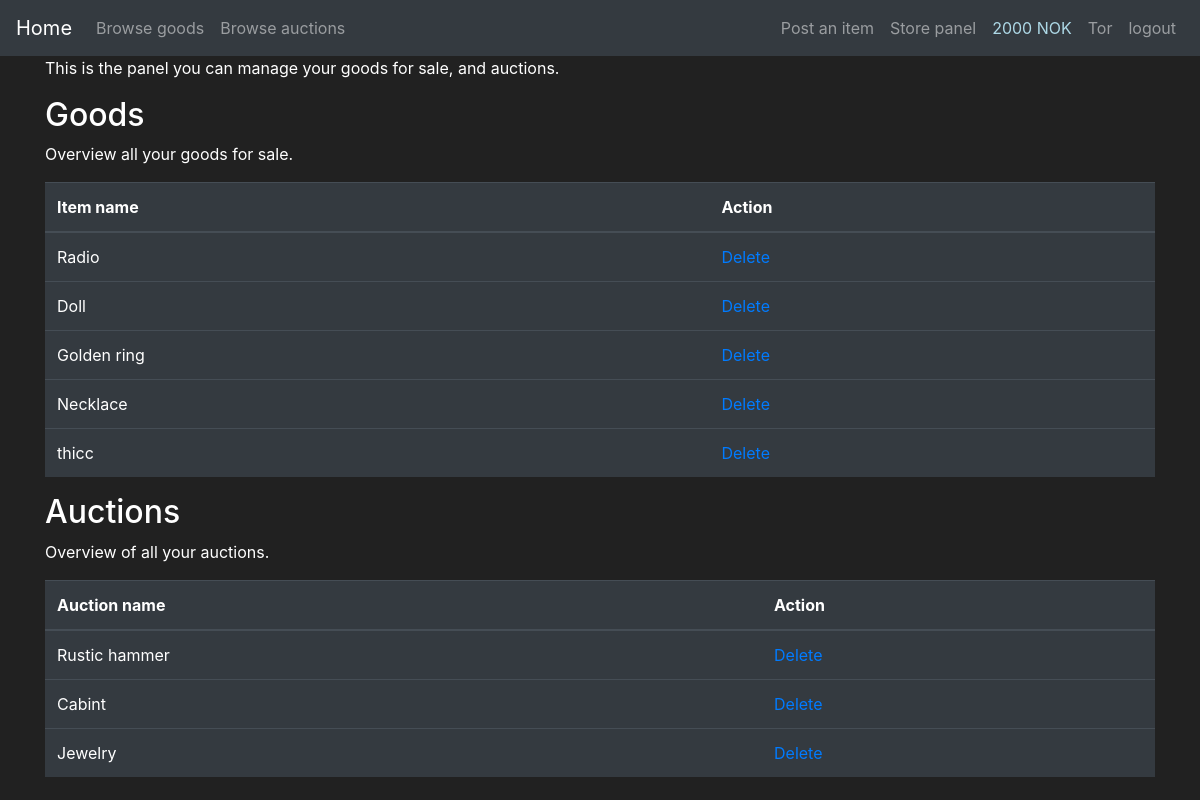
Before: /store_panel (signed in) with the older database file.
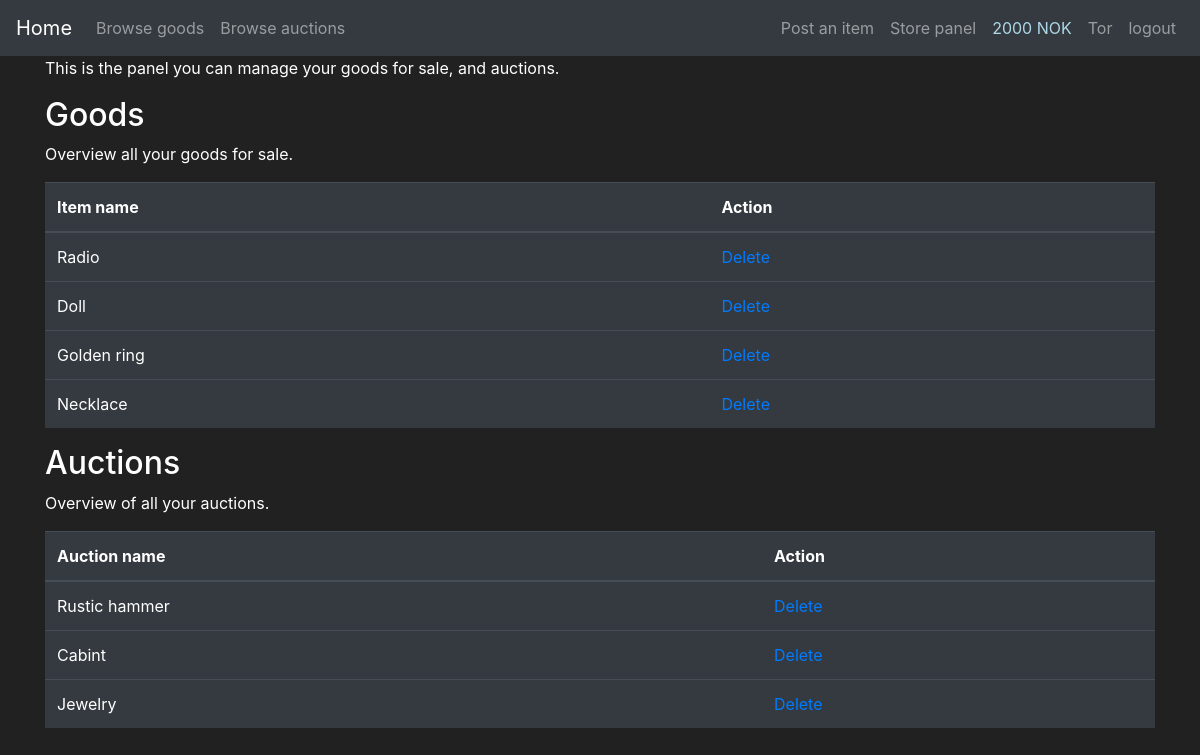
After: the same page with the newer database file.
### app_flask/models.py (models this page shows, shortened)
class Goods(db.Model):
    id = db.Column(db.Integer, primary_key=True)
    name = db.Column(db.String(30), nullable=False)
    description = db.Column(db.String(70), unique=False, nullable=False)
    price = db.Column(db.Integer, unique=False, nullable=False)
    product_number = db.Column(db.String(length=6), nullable=False, unique=True)
    goods_type = db.Column(db.Boolean(), nullable=False, default=False)
    date_created = db.Column(db.DateTime(), default=datetime.utcnow)
    user_owner = db.Column(db.Integer(), db.ForeignKey('user.id'))
    store_owner = db.Column(db.Integer(), db.ForeignKey('store.id'))

### app_flask/main/routes.py (the view)
@bp.route('/store_panel', methods=['GET', 'POST'])
def display_store_panel():
    buy_form = BuyGoodsForm()
    auction_form = AuctionGoodsForm()
    items = db.session.query(Goods, Store).filter(and_(Store.id == Goods.store_owner, Goods.goods_type == 0)).all()
    auction_items = db.session.query(Goods, Store).filter(
        and_(Store.id == Goods.store_owner, Goods.goods_type == 1)).all()
    return render_template('storePanel.html', items=items, auction_items=auction_items,
                           buy_form=buy_form, auction_form=auction_form)

### app_flask/models.py (called while the page is built)
@login_manager.user_loader
def load_user(user_id):
    return User.query.get(int(user_id))

### app_flask/templates/storePanel.html (shortened to what this page needs)
{% extends 'base.html' %}
{% block content %}
<div class="container">
    <p>This is the panel you can manage your goods for sale, and auctions.</p>
</div>
<div class="container">
    <h2>Goods</h2>
    <p>Overview all your goods for sale.</p>
    <table class="table table-hover table-dark">
        <thead>
            <tr>
                <th scope="col">Item name</th>
                <th scope="col">Action</th>
            </tr>
        </thead>
        <tbody>
            {% for item, store in items %}
            {% if store.user_owner==current_user.id %}
            <tr>
                <td class=".table-striped">{{item.name}}</td>
                <td class=".table-striped"><a href="{{ url_for('main.delete_goods', id=item.id)}}">Delete</a></td>
            </tr>
            {% endif %}
            {% endfor %}
        </tbody>
    </table>
</div>
<div class="container">
    <h2>Auctions</h2>
    <p>Overview of all your auctions.</p>
    <table class="table table-hover table-dark">
        <thead>
            <tr>
                <th scope="col">Auction name</th>
                <th scope="col">Action</th>
            </tr>
        </thead>
        <tbody>
        {% for item, store in auction_items %}
        {% if store.user_owner==current_user.id %}
            <tr>
                <td class=".table-striped">{{item.name}}</td>
                <td class=".table-striped"><a href="{{ url_for('main.delete_goods', id=item.id)}}">Delete</a></td>
            </tr>
        {% endif %}
        {% endfor %}
        </tbody>
    </table>
</div>
{% endblock %}

Changed rows visible on the page:
removed Goods: name "thicc", shown under "Goods"
